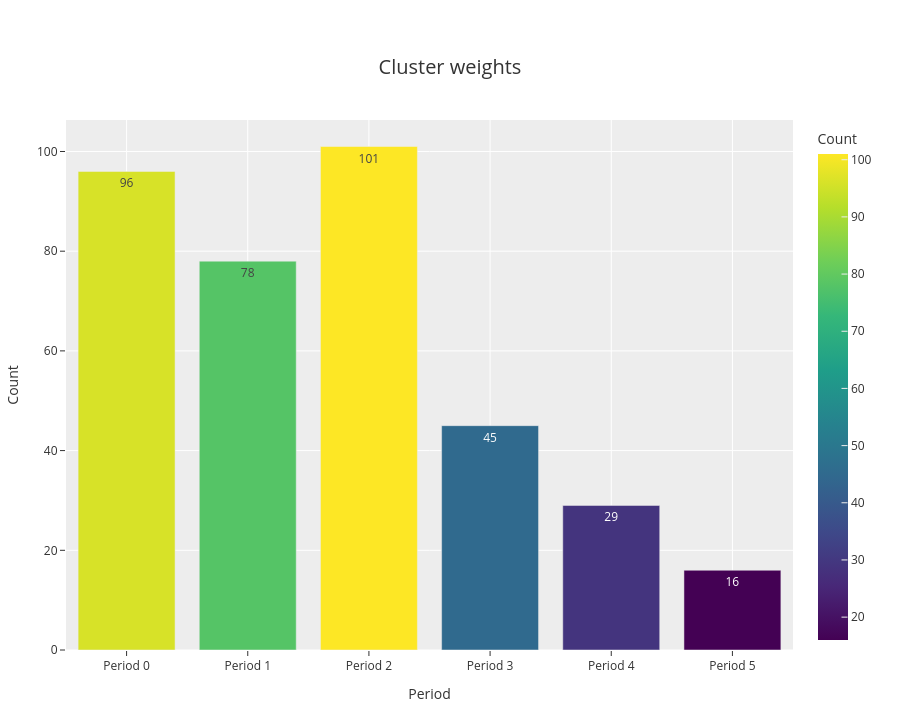

The code cell stored with this chart in its notebook:
### Markdown cell above
## Cluster Weights
This chart shows each cluster weight: how many original days each representative day replaces.

### Code cell
fig = aggregation_result.plot.cluster_weights(title="")
fig = style_tsam_figure(fig, title="Cluster weights")
fig.show(config={"responsive": True})

### Figure 1 — Plotly figure (JSON) as saved in the notebook; plotly's stock layout.template omitted (floating-point values rounded to 4 significant figures)
{"data": [{"hovertemplate": "Period=%{x}<br>Count=%{marker.color}<extra></extra>", "legendgroup": "", "marker": {"color": [96, 78, 101, 45, 29, 16], "coloraxis": "coloraxis", "pattern": {"shape": ""}}, "name": "", "orientation": "v", "showlegend": false, "text": [96.0, 78.0, 101.0, 45.0, 29.0, 16.0], "textposition": "auto", "type": "bar", "x": ["Period 0", "Period 1", "Period 2", "Period 3", "Period 4", "Period 5"], "xaxis": "x", "y": [96, 78, 101, 45, 29, 16], "yaxis": "y"}], "layout": {"autosize": true, "barmode": "relative", "coloraxis": {"colorbar": {"title": {"text": "Count"}}, "colorscale": [[0, "#440154"], [0.1111, "#482878"], [0.2222, "#3e4989"], [0.3333, "#31688e"], [0.4444, "#26828e"], [0.5556, "#1f9e89"], [0.6667, "#35b779"], [0.7778, "#6ece58"], [0.8889, "#b5de2b"], [1, "#fde725"]]}, "height": 720, "legend": {"tracegroupgap": 0, "x": 1.02, "xanchor": "left", "y": 1, "yanchor": "top"}, "margin": {"b": 70, "l": 40, "r": 30, "t": 120}, "showlegend": false, "title": {"font": {"size": 20}, "text": "Cluster weights", "x": 0.5, "xanchor": "center", "yanchor": "top"}, "xaxis": {"anchor": "y", "domain": [0, 1], "title": {"text": "Period"}}, "yaxis": {"anchor": "x", "domain": [0, 1], "title": {"text": "Count"}}}}
